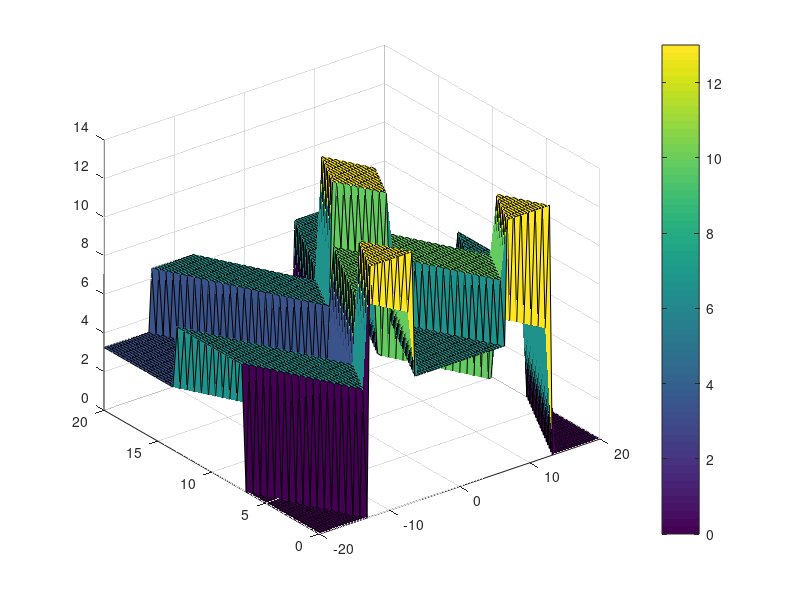

MATLAB code for this plot: (Note: this script raises an error after producing the figure.)
c = 1;
a = 1+2+9+1;
x = -20:.4:20;
t = 0:.4:20;
figure;
u = [];
for i = 1:length(t)
    f1(i,:) = a*((x+(c*t(i)))<(-a/2) & (x+(c*t(i)))>-a) + (a/2)*((x+(c*t(i)))>(-a/2) & (x+(c*t(i)))<(a/2)) + a*((x+(c*t(i)))>(a/2) & (x+(c*t(i)))<a) + 0;
    f2(i,:) = a*((x-(c*t(i)))<(-a/2) & (x-(c*t(i)))>-a) + (a/2)*((x-(c*t(i)))>(-a/2) & (x-(c*t(i)))<(a/2)) + a*((x-(c*t(i)))>(a/2) & (x-(c*t(i)))<a) + 0;
    u = [u ; 0.5*(f1(i,:)+f2(i,:))];
end
s = surf(x,t,u);
colorbar

h = animatedline;
figure;
view(3);
for i = 1:length(t)
    for j = 1:length(x)
    addpoints(h,x(j),t(i),u(i,j));
    drawnow
    end
end


